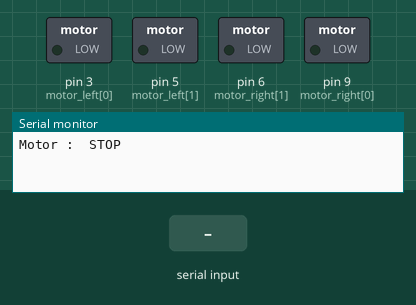
Simulated run of this sketch. Board: Arduino Uno, built with avr-gcc and run on an emulated ATmega328P. On the bench: switched loads named in the sketch (green lamp = pin HIGH), the last lines printed to the serial monitor. Inputs (shaded band) come from the test bench.

Above: at 1.2 s.
1.3 s: "1" received over Serial
At 1.9 s:
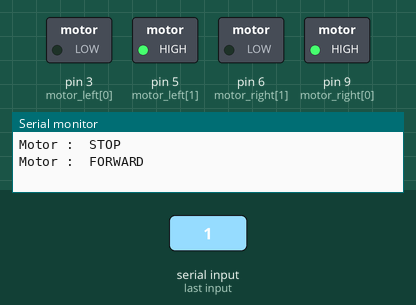
2.8 s: "2" received over Serial
At 4.0 s:
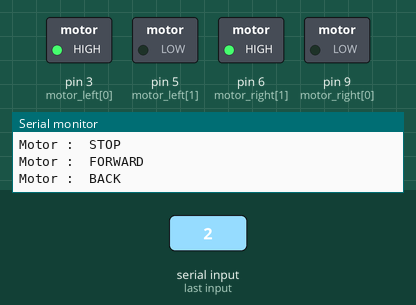
4.3 s: "3" received over Serial
At 5.4 s:
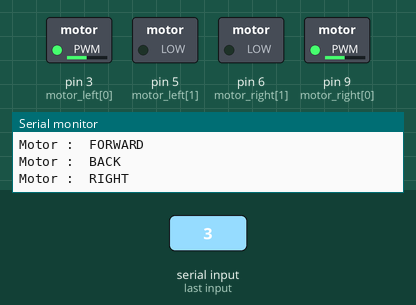
5.8 s: "4" received over Serial
At 6.5 s:
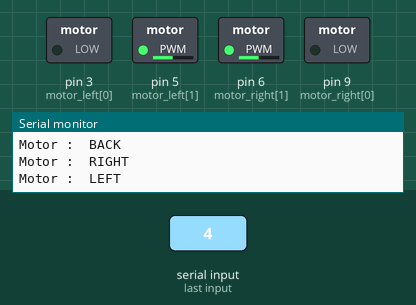
7.3 s: "1" received over Serial
At 7.7 s:
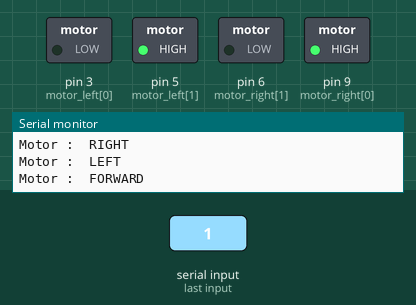
8.8 s: "2" received over Serial
At 10.0 s:
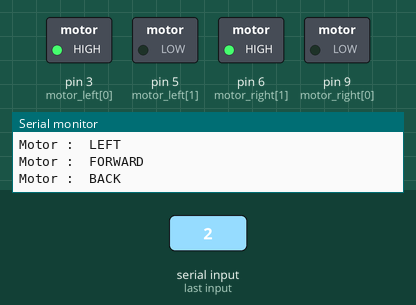
Timing chart, 0 to 11.3 s (numbered marks = the images above; inputs shaded):
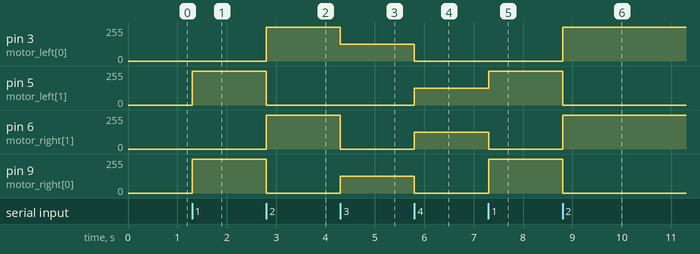

The sketch:

rccarcode.ino
```cpp
int motor_left[] = {3, 5};
int motor_right[] = {9, 6};

int command = 0;
//PWM - To slow down left and right turns
int PWMSpeed = 125;

void setup() {
  //Configure internal pullup on the RX pin
  pinMode(0, INPUT_PULLUP);
  Serial.begin(9600); // Default connection rate for bluetooth module

  // Setup motors
  int i;
  for(i = 0; i < 2; i++){
    pinMode(motor_left[i], OUTPUT);
    pinMode(motor_right[i], OUTPUT);
  }
  motor_stop(); //initially motors are off
}

void loop() {

  // if there's data available, read a packet
    //if some data is sent, read it and save it in the state variable
    if(Serial.available() > 0){
      command = Serial.read();
    //Process command
    if(command == '1'){
      drive_forward();
    } else if(command == '2'){
      drive_backward();
    } else if(command == '3') {
      turn_right();
    } else if(command == '4') {
      turn_left();
    } else if(command == '0') {
      motor_stop();
    } else {
      motor_stop();
    }
   }
}

//Motor Controls
void motor_stop(){
  Serial.print("Motor :  STOP\n");
  digitalWrite(motor_left[0], LOW);
  digitalWrite(motor_left[1], LOW);

  digitalWrite(motor_right[0], LOW);
  digitalWrite(motor_right[1], LOW);
  delay(25);
}

void turn_right(){ //right
  //Slow down speed by using PWM
  Serial.print("Motor :  RIGHT\n");
  analogWrite(motor_left[0], PWMSpeed);
  digitalWrite(motor_left[1], LOW);

  analogWrite(motor_right[0], PWMSpeed);
  digitalWrite(motor_right[1], LOW);

}

void turn_left(){ //left
  //Slow down speed by using PWM
  Serial.print("Motor :  LEFT\n");
  digitalWrite(motor_left[0], LOW);
  analogWrite(motor_left[1], PWMSpeed);

  digitalWrite(motor_right[0], LOW);
  analogWrite(motor_right[1], PWMSpeed);

}

void drive_forward(){ //forward
  Serial.print("Motor :  FORWARD\n");
  digitalWrite(motor_left[0], LOW);
  digitalWrite(motor_left[1], HIGH);

  digitalWrite(motor_right[0], HIGH);
  digitalWrite(motor_right[1], LOW);
}

void drive_backward(){ //backward
  Serial.print("Motor :  BACK\n");
  digitalWrite(motor_left[0], HIGH);
  digitalWrite(motor_left[1], LOW);

  digitalWrite(motor_right[0], LOW);
  digitalWrite(motor_right[1], HIGH);
}
```

Measured:
- after the input at 1.3 s, pin 5 (motor_left[1]), pin 9 (motor_right[0]): 0/255 → 255/255 at once
- after the input at 2.8 s, pin 3 (motor_left[0]), pin 6 (motor_right[1]): 0/255 → 255/255 at once; pin 5 (motor_left[1]), pin 9 (motor_right[0]): 255/255 → 0/255 at once
- after the input at 4.3 s, pin 3 (motor_left[0]): 255/255 → 125/255 at once; pin 6 (motor_right[1]): 255/255 → 0/255 at once; pin 9 (motor_right[0]): 0/255 → 125/255 at once
- after the input at 5.8 s, pin 3 (motor_left[0]), pin 9 (motor_right[0]): 125/255 → 0/255 at once; pin 5 (motor_left[1]), pin 6 (motor_right[1]): 0/255 → 125/255 at once
- after the input at 7.3 s, pin 5 (motor_left[1]): 125/255 → 255/255 at once; pin 6 (motor_right[1]): 125/255 → 0/255 at once; pin 9 (motor_right[0]): 0/255 → 255/255 at once
- after the input at 8.8 s, pin 3 (motor_left[0]), pin 6 (motor_right[1]): 0/255 → 255/255 at once; pin 5 (motor_left[1]), pin 9 (motor_right[0]): 255/255 → 0/255 at once
